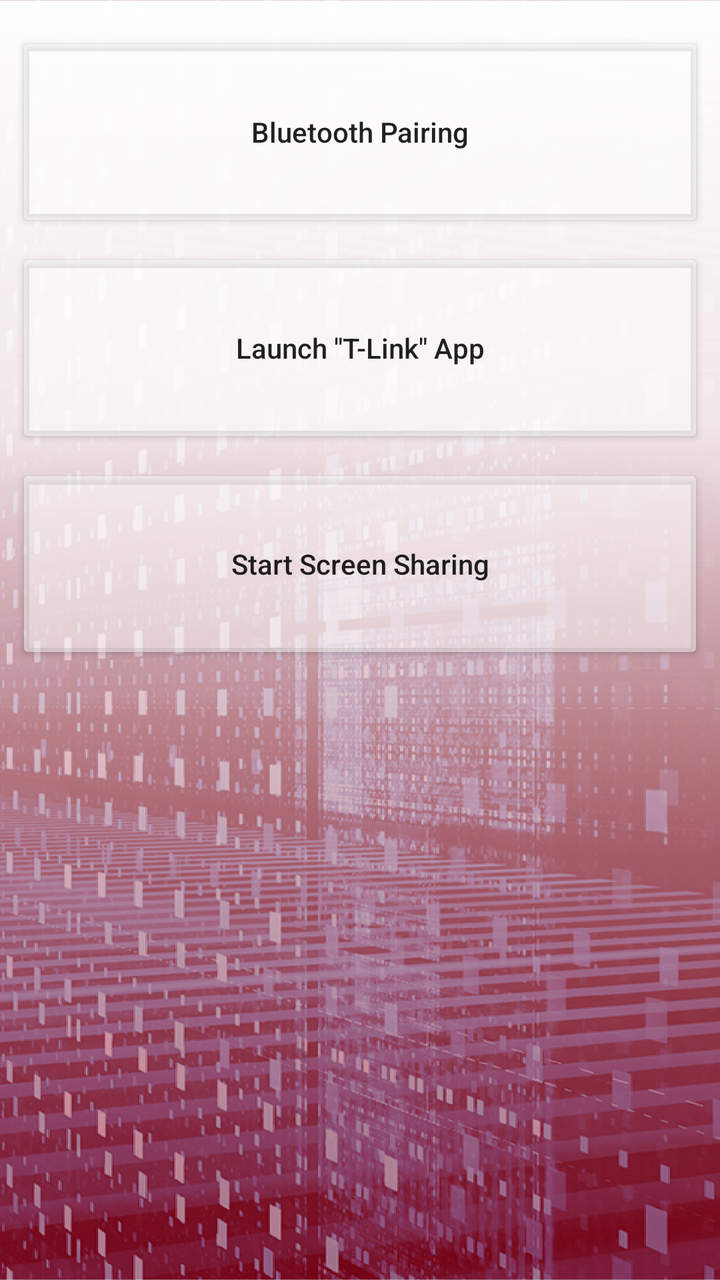
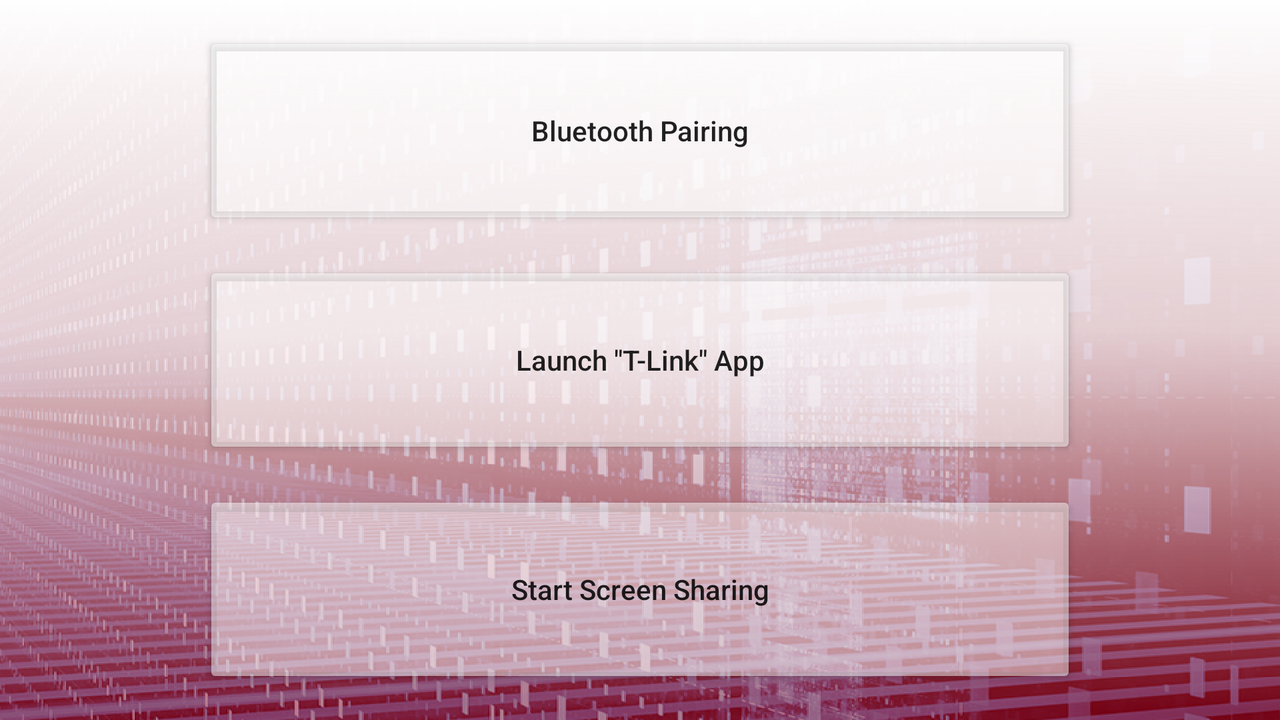

The same Android screen from two of the app's own layout files: first res/layout/ as a phone draws it, then the repository's variant for another configuration, drawn on a device whose configuration selects that folder. Both files follow.
<!-- AndroidManifest.xml: activity theme SettingsTheme -->
<!-- res/layout/fragment_tutorial.xml -->
<android.support.constraint.ConstraintLayout
    xmlns:android="http://schemas.android.com/apk/res/android"
    xmlns:tools="http://schemas.android.com/tools"
    android:layout_width="match_parent"
    android:layout_height="match_parent"
    xmlns:app="http://schemas.android.com/apk/res-auto"

    android:background="@mipmap/background01"
    android:padding="8dp"
    >

    

    <ScrollView
        android:layout_width="match_parent"
        android:layout_height="match_parent"
        >
        <android.support.constraint.ConstraintLayout
            android:layout_width="match_parent"
            android:layout_height="wrap_content"
            >
            <Button
                android:id="@+id/fragment_tutorial_bt"
                style="@style/TutorialButtonStyle"
                android:text="@string/SS_81_3100"

                app:layout_constraintTop_toTopOf="parent"
                />
            <Button
                android:id="@+id/fragment_tutorial_launch"
                style="@style/TutorialButtonStyle"
                android:text="@string/SS_81_3200"

                app:layout_constraintTop_toBottomOf="@+id/fragment_tutorial_bt"
                />
            <Button
                android:id="@+id/fragment_tutorial_start"
                style="@style/TutorialButtonStyle"
                android:text="@string/SS_81_3300"

                app:layout_constraintTop_toBottomOf="@+id/fragment_tutorial_launch"
            />
        </android.support.constraint.ConstraintLayout>
    </ScrollView>

</android.support.constraint.ConstraintLayout>
<!-- resources referenced by this layout -->
<resources>
  <!-- mipmap background01: png bitmap (mipmap-hdpi, 627402 bytes) -->
  <string name="SS_81_3100">Bluetooth Pairing</string>
  <string name="SS_81_3200">Launch \"T-Link\" App</string>
  <string name="SS_81_3300">Start Screen Sharing</string>
  <style name="TutorialButtonStyle" parent="Widget.AppCompat.Button">
          <item name="android:layout_width">match_parent</item>
          <item name="android:layout_height">100dp</item>
          <item name="android:layout_marginTop">8dp</item>
          <item name="android:layout_marginBottom">8dp</item>
  
          <item name="android:textSize">14sp</item>
          <item name="textAllCaps">false</item>
  
          <item name="android:backgroundTint">#80FFFFFF</item>
  
          
      </style>
  <style name="SettingsTheme" parent="Theme.AppCompat.Light.DarkActionBar">
          
          <item name="colorPrimary">@color/colorPrimary</item>
          <item name="colorPrimaryDark">@color/colorPrimaryDark</item>
          <item name="colorAccent">@color/colorAccent</item>
      </style>
  <color name="colorPrimary">#760F25</color>
  <color name="colorPrimaryDark">#510B1B</color>
  <color name="colorAccent">#760F25</color>
</resources>
<!-- res/layout-land/fragment_tutorial.xml (the repository's variant of the layout above) -->
<!-- drawn on the phone turned sideways -->
<android.support.constraint.ConstraintLayout
    xmlns:android="http://schemas.android.com/apk/res/android"
    xmlns:tools="http://schemas.android.com/tools"
    android:layout_width="match_parent"
    android:layout_height="match_parent"
    xmlns:app="http://schemas.android.com/apk/res-auto"

    android:background="@mipmap/background02"
    android:padding="8dp"
    >

    

    <android.support.constraint.Guideline
        android:id="@+id/fragment_tutorial_guideline_l"
        android:layout_width="wrap_content"
        android:layout_height="wrap_content"
        android:orientation="vertical"
        app:layout_constraintGuide_percent="0.15"
        />
    <android.support.constraint.Guideline
        android:id="@+id/fragment_tutorial_guideline_r"
        android:layout_width="wrap_content"
        android:layout_height="wrap_content"
        android:orientation="vertical"
        app:layout_constraintGuide_percent="0.85"
        />

    <LinearLayout
        android:layout_width="0dp"
        android:layout_height="match_parent"
        android:orientation="vertical"

        app:layout_constraintLeft_toLeftOf="@id/fragment_tutorial_guideline_l"
        app:layout_constraintRight_toRightOf="@id/fragment_tutorial_guideline_r"
        >
        <Button
            android:id="@+id/fragment_tutorial_bt"
            style="@style/TutorialButtonStyle"
            android:layout_height="0dp"
            android:layout_weight="1"

            android:text="@string/SS_81_3100"

            app:layout_constraintTop_toTopOf="parent"
            />
        <Button
            android:id="@+id/fragment_tutorial_launch"
            style="@style/TutorialButtonStyle"
            android:layout_height="0dp"
            android:layout_weight="1"

            android:text="@string/SS_81_3200"

            app:layout_constraintTop_toBottomOf="@+id/fragment_tutorial_bt"
            />
        <Button
            android:id="@+id/fragment_tutorial_start"
            style="@style/TutorialButtonStyle"
            android:layout_height="0dp"
            android:layout_weight="1"

            android:text="@string/SS_81_3300"

            app:layout_constraintTop_toBottomOf="@+id/fragment_tutorial_launch"
        />
    </LinearLayout>

</android.support.constraint.ConstraintLayout>
<!-- resources referenced by the variant -->
<!-- as the phone turned sideways resolves them -->
<resources>
  <!-- mipmap background02: png bitmap (mipmap-hdpi, 607773 bytes) -->
  <string name="SS_81_3100">Bluetooth Pairing</string>
  <string name="SS_81_3200">Launch \"T-Link\" App</string>
  <string name="SS_81_3300">Start Screen Sharing</string>
  <style name="TutorialButtonStyle" parent="Widget.AppCompat.Button">
          <item name="android:layout_width">match_parent</item>
          <item name="android:layout_height">100dp</item>
          <item name="android:layout_marginTop">8dp</item>
          <item name="android:layout_marginBottom">8dp</item>
  
          <item name="android:textSize">14sp</item>
          <item name="textAllCaps">false</item>
  
          <item name="android:backgroundTint">#80FFFFFF</item>
  
          
      </style>
  <style name="SettingsTheme" parent="Theme.AppCompat.Light.DarkActionBar">
          
          <item name="colorPrimary">@color/colorPrimary</item>
          <item name="colorPrimaryDark">@color/colorPrimaryDark</item>
          <item name="colorAccent">@color/colorAccent</item>
      </style>
  <color name="colorPrimary">#760F25</color>
  <color name="colorPrimaryDark">#510B1B</color>
  <color name="colorAccent">#760F25</color>
</resources>
